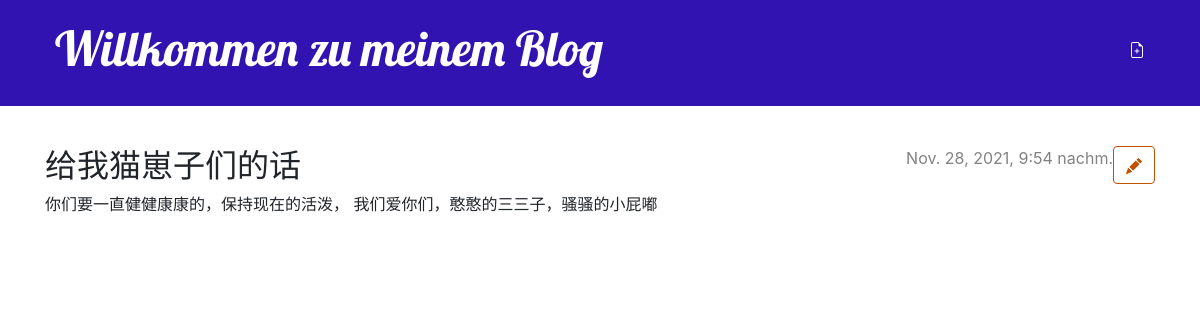
Page /post/11/ (signed in) on the committed database.
### blog/models.py (models this page shows, shortened)
class Post(models.Model):
    author = models.ForeignKey(settings.AUTH_USER_MODEL, on_delete=models.CASCADE)
    title = models.CharField(max_length=200)
    text = models.TextField()
    created_date = models.DateTimeField(default=timezone.now)
    published_date = models.DateTimeField(blank = True, null = True)

### blog/views.py (the view)
# urls.py: path('post/<int:pk>/', views.post_detail, name = 'post_detail'),
def post_detail(request, pk):
    post = get_object_or_404(Post, pk = pk)
    return render(request, 'blog/post_detail.html', {'post': post})

### blog/templates/blog/post_detail.html (shortened to what this page needs)
{% extends 'blog/base.html' %}
{% block content %}
    <article class="post">
        <aside class="actions">
            {% if user.is_authenticated %}
                 <a class="btn btn-default" href="{% url 'post_edit' pk=post.pk %}">
                 </a>
            {% endif %}
        </aside>
        {% if post.published_date %}
            <time class="date">
                {{ post.published_date }}
            </time>
        {% endif %}
        <h2>{{ post.title }}</h2>
        <p>{{ post.text|linebreaksbr }}</p>
    </article>
{% endblock %}

### blog/static/css/blog.css (style rules this page uses)
h1, h2, h3, h4 { font-family: 'Lobster', cursive; }
.date { color: #828282; }
.post { margin-bottom: 70px; }
.post > .date, .post > .actions { float: right; }
.btn-default, .btn-default:visited { color: #C25100; background: none; border-color: #C25100; }

### rows in the picture
Post: published_date "Nov. 28, 2021, 9:54 nachm.", title "给我猫崽子们的话", text "你们要一直健健康康的，保持现在的活泼， 我们爱你们，憨憨的三三子，骚骚的小屁嘟"
